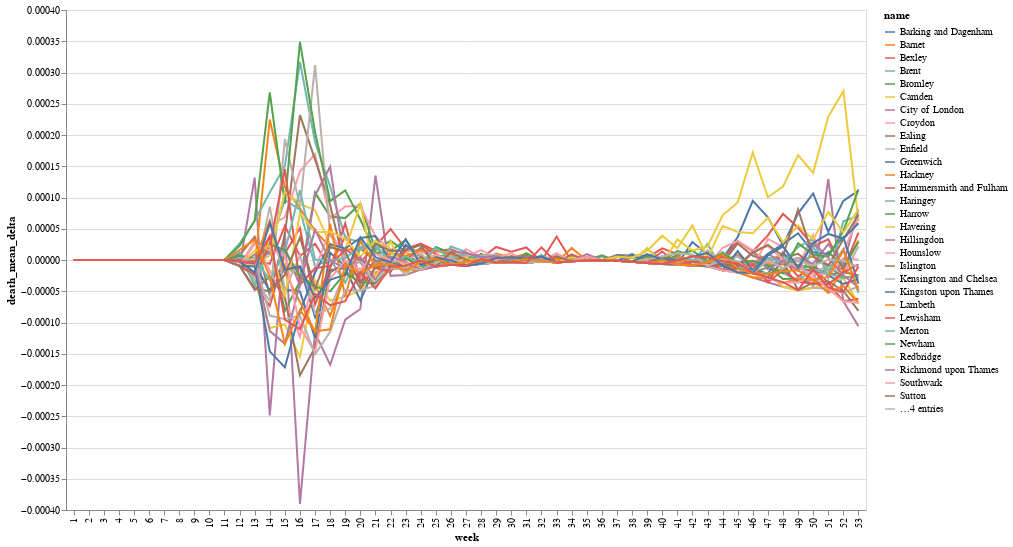

Notebook cell for this chart:
### Code cell
alt.Chart(london_covid_over_time).mark_line().encode(
    x='week:O',
    y='death_mean_delta:Q',
    color='name',
    tooltip=['name']
).properties(
    width=800,
    height=500
).interactive()

### Figure 1 — Vega-Lite specification as saved in the notebook (floating-point values rounded to 4 significant figures; data arrays with more than 128 entries replaced by an {"elided": "..."} marker saying what was removed)
{"config": {"view": {"continuousWidth": 400, "continuousHeight": 300}}, "data": {"name": "data-67b3c075d1130e9f8e2940d61f62e9b9"}, "mark": "line", "encoding": {"color": {"type": "nominal", "field": "name"}, "tooltip": [{"type": "nominal", "field": "name"}], "x": {"type": "ordinal", "field": "week"}, "y": {"type": "quantitative", "field": "death_mean_delta"}}, "height": 500, "selection": {"selector005": {"type": "interval", "bind": "scales", "encodings": ["x", "y"]}}, "width": 800, "$schema": "https://vega.github.io/schema/vega-lite/v4.8.1.json", "datasets": {"data-67b3c075d1130e9f8e2940d61f62e9b9": {"elided": "1749 records"}}}
